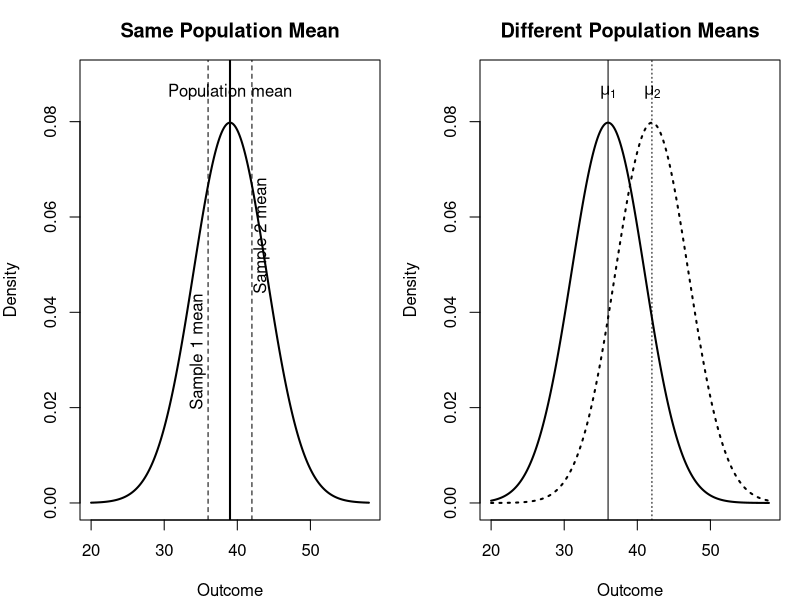

Write R code to recreate this figure.
## ---- chunk 1
#| label: fig-two-sample-scenarios
#| echo: false
#| fig-cap: "Two explanations for a difference between sample means"
#| fig-alt: "The left panel shows two different sample means drawn from one population with a common mean. The right panel shows two samples associated with populations that have different means."
#| fig-width: 9
#| fig-height: 3.5

x <- seq(20, 58, length.out = 600)
common_density <- dnorm(x, mean = 39, sd = 5)
group1_density <- dnorm(x, mean = 36, sd = 5)
group2_density <- dnorm(x, mean = 42, sd = 5)

old_par <- par(mfrow = c(1, 2), mar = c(4, 4, 3, 1))

plot(
  x,
  common_density,
  type = "l",
  lwd = 2,
  xlab = "Outcome",
  ylab = "Density",
  main = "Same Population Mean",
  ylim = c(0, max(common_density) * 1.12)
)
abline(v = 39, lwd = 2)
abline(v = c(36, 42), lty = 2)
text(39, max(common_density) * 1.08, "Population mean")
text(36, max(common_density) * 0.55, "Sample 1 mean", srt = 90, pos = 2)
text(42, max(common_density) * 0.55, "Sample 2 mean", srt = 90, pos = 4)

plot(
  x,
  group1_density,
  type = "l",
  lwd = 2,
  lty = 1,
  xlab = "Outcome",
  ylab = "Density",
  main = "Different Population Means",
  ylim = c(0, max(group1_density) * 1.12)
)
lines(x, group2_density, lwd = 2, lty = 3)
abline(v = c(36, 42), lty = c(1, 3))
text(36, max(group1_density) * 1.08, expression(mu[1]))
text(42, max(group2_density) * 1.08, expression(mu[2]))

par(old_par)
